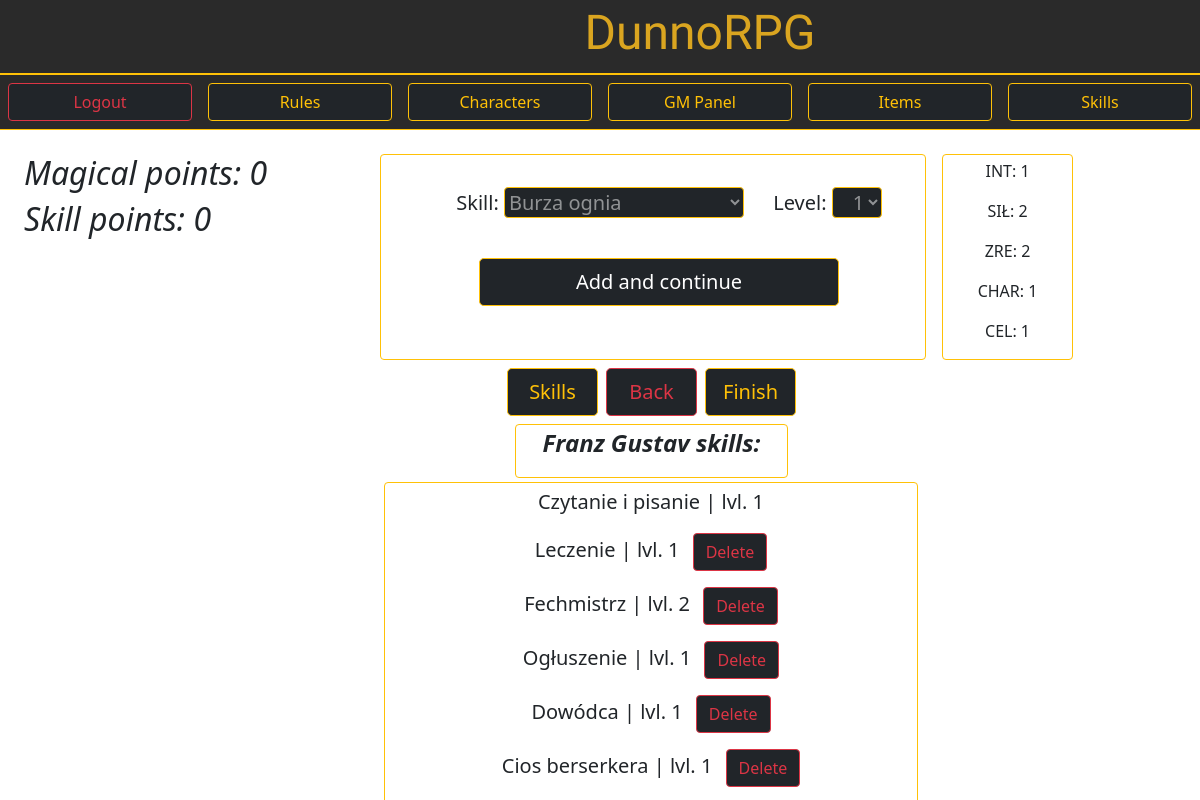
/dunnorpg/character_add_skills/60/ (signed in), run on the app's committed database.
### DunnoRPG/models.py (models this page shows, shortened)
class Character(models.Model):
    owner = models.CharField(max_length=100)
    name = models.CharField(max_length=50)
    race = models.CharField(max_length=30)
    size = models.CharField(max_length=2)
    HP = models.IntegerField()
    fullHP = models.IntegerField(null=True)
    Helmet = models.CharField(max_length=50, blank=True)
    Torso = models.CharField(max_length=50, blank=True)
    Gloves = models.CharField(max_length=50, blank=True)
    Boots = models.CharField(max_length=50, blank=True)
    LeftHand = models.CharField(max_length=50, blank=True)
    RightHand = models.CharField(max_length=50, blank=True)
    Side = models.CharField(max_length=50, blank=True)
    INT = models.IntegerField()
    SIŁ = models.IntegerField()
    ZRE = models.IntegerField()
    CHAR = models.IntegerField()
    CEL = models.IntegerField()
    points_left = models.IntegerField(null=True)
    weaponBonus = models.IntegerField(null=True)
    preferredWeapons = models.TextField(blank=True)
    unlikedWeapons = models.TextField(blank=True)

class Skills(models.Model):
    owner = models.CharField(max_length=50)
    character = models.CharField(max_length=50)
    skill = models.CharField(max_length=50)
    category = models.CharField(max_length=50, null=True)
    level = models.IntegerField(null=True)
    desc = models.TextField(blank=True)

### DunnoRPG/views.py (the view, shortened to what this page needs)
# urls.py: path('character_add_skills/<id>/', views.CharacterSkills.as_view(), name="character_add_skills"),
class CharacterSkills(APIView):
    serializer_class = SkillsSerializer
    template_name = 'character_add_skills.html'
    form_class = CharacterSkillsForm
    renderer_classes = [TemplateHTMLRenderer]
    def get(self,request,id):
        current_user = request.user
        chosen_character = models.Character.objects.filter(owner=current_user, id=id).values()[0]['name']
        character_skills_queryset = models.Skills.objects.all().filter(owner=current_user,character=chosen_character).values()
        skills_count = 0
        skills_count_magical = 0
        current_skills = []
        character_skills = []
        for data in character_skills_queryset:
            character_skills.append({'id': data['id'], 'skill': data['skill'], 'level': data['level'], 'category': data['category']})
        for skill in character_skills:
            cost = int(models.Skills_Decs.objects.filter(name=skill['skill']).values()[0]['cost'])
            current_skills.append(skill['skill'])
            if skill['category'].lower() == 'magical':
                skills_count_magical += skill['level']*cost
            else:
                if skill['category'][1:] != 'free':
                    skills_count += skill['level']*cost
        character_stats = models.Character.objects.filter(owner=current_user, id=id).values()[0]
        skills_points = character_stats['points_left']
        magical_skills_points = character_stats['INT'] - skills_count_magical
        context = {
            'user': current_user,
            'character': chosen_character,
            'character_id': id,
            'character_stats': character_stats,
            'skills': character_skills,
            'skills_count': skills_points,
            'skills_count_magical': magical_skills_points,
            'form': CharacterSkillsForm()
        }
        return Response(context)

### DunnoRPG/forms.py
class CharacterSkillsForm(forms.ModelForm):
    skills_choices = list(Skills_Decs.objects.all().values('name'))
    for x in range(len(skills_choices)):
        skills_choices[x] = (skills_choices[x]['name'], skills_choices[x]['name'])
    skills_choices = sorted(skills_choices)
    skill = forms.ChoiceField(choices=skills_choices, widget=forms.Select(attrs={
        'class': 'me-4 border border-warning w-50 bg-dark text-white-50 rounded'
    }))
    lvls = [('1','1'),('2','2'),('3','3'), ('4','4')]
    level = forms.ChoiceField(choices=lvls,widget=forms.Select(attrs={
        'class': 'w-10 ps-3 border border-warning bg-dark text-white-50 rounded'
    }))
    owner = forms.CharField(max_length=50,label='',widget=forms.TextInput(attrs={
        'value': 'owner will be added automatically',
        'class': 'invisible'
    }))
    class Meta:
        model = Skills
        fields = [
            'skill',
            'level',
            'owner'
        ]

### DunnoRPG/templates/character_add_skills.html (shortened to what this page needs)
{% extends 'master.html' %}
 {% block content %}
 {% include 'top_bar.html' %}
 <div class="container row mt-4">
    <div class="col-4 c-gold fst-italic txt-shadow">
        {% if skills_count_magical >= 0 %}
            <h2>Magical points: {{ skills_count_magical }}</h2>
        {% else %}
            <h2>Magical points: 0</h2>
        {% endif %}
        <h2>Skill points: {{ skills_count }}</h2>
    </div>
        <div class="fs-5 ms-1 ps-5 p-3 col-6 bg-gray border border-warning c-gold rounded text-center">
            <form method='POST' class='pt-3'>
            {{ form.as_table }}
            <input class="btn btn-dark border border-warning btn-lg w-75 me-4 m-1" type="submit" value="Add and continue"></input>
            </form>
        </div>
        <div class="col-2 ms-3 txt-shadow bg-gray border border-warning c-gold rounded text-center" style='width: 12%;'>
            <p class='pt-1'>INT: {{ character_stats.INT }}</p>
            <p>SIŁ: {{ character_stats.SIŁ }}</p>
            <p>ZRE: {{ character_stats.ZRE }}</p>
            <p>CHAR: {{ character_stats.CHAR }}</p>
            <p>CEL: {{ character_stats.CEL }}</p>
        </div>
 </div>
 <div class='container row mt-2'>
    <div class='col-5 ms-4'></div>
    <a target='_blank' href="{% url 'skills' %}" class='ms-3 col-1 btn btn-lg btn-dark border btn-outline-warning border border-warning'>Skills</a>
    <a href="/dunnorpg/character_edit/{{ character_id }}" class='ms-2 col-1 btn btn-lg btn-dark border btn-outline-danger border border-danger'>Back</a>
    <a href="{% url 'home' %}" class='ms-2 col-1 btn btn-lg btn-dark border btn-outline-warning border border-warning'>Finish</a>
 </div>
 <div class='container row mt-2'>
    <div class='col-5'></div>
    <div class='col-3 c-gold fw-bolder fst-italic fs-4 ms-5 bg-gray text-center rounded border border-warning'>
        <p>{{ character }} skills:</p>
    </div>
<div class='row container'>
    <div class='col-4'></div>
        <div class='col-2 rounded ms-3 mt-1 fs-5 w-50 c-gold bg-gray text-center border border-warning'>
                {% for skill in skills %}
                <p class='mt-1'>{{ skill.skill }} | lvl. {{ skill.level }}
                {% if skill.category != '1free' %}
                <a href='delete/{{ skill.id }}' class='ms-2 btn btn-dark btn-outline-danger'>Delete</a>
                {% endif %}
                </p>
                {% endfor %}
        </div>
    </div>
 </div>
 {% endblock content %}

### DunnoRPG/static/DunnoRPG/style.css (style rules this page uses)
body { background: url('https://media.istockphoto.com/id/1308121289/photo/scary-endless-medieval-catacombs-with-torches-mystical-nightmare-concept-3d-rendering.jpg?b=1&s=170667a&w=0&k=20&c=QTa-mYEWyLVC69MZshXLOZa2Y5p6Tu0yDF7VH5KzC78='); background-size: cover; }

### data on the page
Character: INT "1", SIŁ "2", ZRE "2", CHAR "1", CEL "1", name "Franz Gustav"
Skills: skill "Czytanie i pisanie"
Skills: skill "Leczenie"
Skills: skill "Fechmistrz"
Skills: skill "Ogłuszenie"
Skills: skill "Dowódca"
Skills: skill "Cios berserkera"

### other printed values
{{ skills_count_magical }} "0"
{{ skills_count }} "0"
{{ skill.level }} "1" "1" "2" "1" "1" "1"
